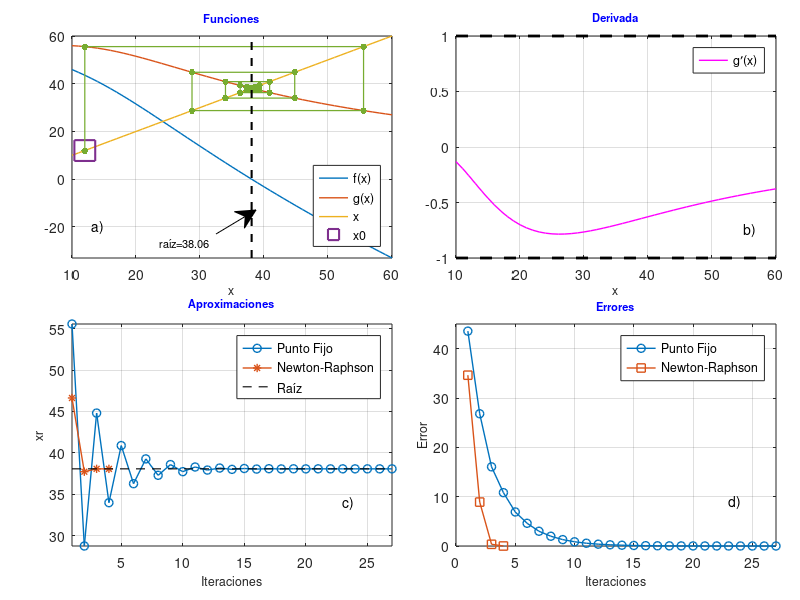

MATLAB code to generate this figure:
clear all
close all
clc
%% Funciones
x=10:1:60;
T=6;   %Periodo
d=5;   %Profundidad
fx=(9.8*T^2/(2*pi))*tanh((2*pi*d)./x)-x;
gx=(9.8*T^2/(2*pi))*tanh((2*pi*d)./x);
dg=(9.8*T^2/(2*pi))*(-2*pi*d./x.^2).*(sech((2*pi*d)./x).^2);

%% Newton-Raphson
x0=12;
tol=0.001;
iter=1;
ea=1;
while ea>tol 
    f  = (9.8*T^2/(2*pi))*tanh((2*pi*d)./x0)-x0;
    df = (9.8*T^2/(2*pi))*(-2*pi*d./x0.^2).*(sech((2*pi*d)./x0).^2)-1;
    xr = x0-(f/df);
    ea = abs(x0-xr);
      
    veceaN(iter)  = ea;
    vecxrN(iter)  = xr;
    vecitN(iter)  = iter;
    x0            = xr;
    iter          = iter+1;
end
%% Punto Fijo
x0=12;
ea=1;
iter=1;
xx(1)=x0;
yy(1)=x0;
while ea>tol
    
     xr =(9.8*T^2/(2*pi))*tanh((2*pi*d)./x0);
     ea= abs(x0-xr);
           
     veceapf(iter)=ea;
     vectxpf(iter)=xr;
     vecitpf(iter)=iter;
     xx(end+1)    =x0;
     yy(end+1)    =xr;
     x0           =xr;
     iter         =iter+1;
     xx(end+1)    =x0;
     yy(end+1)    =x0;
end
%% Figuras
figure (1)
clf
%axes position [left bottom width height]
axes('position',[0.09 0.57 0.4 0.37])
hold on
plot(x,fx,'Linewidth',1);
grid on, box on
title('Funciones','Color','b','Fontsize',8);
xlabel('x','Fontsize',9)
plot(x,gx,'Linewidth',1);
plot(x,x,'Linewidth',1);
plot(xx(1),yy(1),'s','markersize',15,'Linewidth',1.5);
plot(xx,yy,'.-','markersize',15,'Linewidth',0.9);
plot([1 1]*vectxpf(end),[fx(end) x(end)],'--k','Linewidth',1.5)
legend('f(x)','g(x)','x','x0','Location','southeast')
xn = [0.27 0.32];
yn = [0.61 0.65];
annotation('textarrow',xn,yn,'String','raíz=38.06 ','Fontsize',8)
str = {'a)'};
text(13,-20,str)
hold off
axis tight

axes('position',[0.57 0.57 0.4 0.37])
hold on
plot(x,dg,'m','Linewidth',1);
plot([x(1) x(end)],[1 1],'--k','Linewidth',2);
plot([x(1) x(end)],[-1 -1],'--k','Linewidth',2)
grid on, box on
title('Derivada','Color','b','Fontsize',8)
xlabel('x','Fontsize',9)
legend('g\prime(x)')
str = {'b)'};
text(55,-0.75,str)
hold off

axes('position',[0.09 0.09 0.4 0.37])
hold on
plot(vecitpf,vectxpf,'o-','Linewidth',1)
grid on, box on
plot(vecitN,vecxrN,'*-','Linewidth',1)
plot([vecitpf(1) vecitpf(end)],[1 1]*vectxpf(end),'--k','Linewidth',0.8);
axis tight
title('Aproximaciones','Color','b','Fontsize',8)
legend('Punto Fijo','Newton-Raphson','Raíz','Location','northeast')
xlabel('Iteraciones','Fontsize',9)
ylabel('xr','Fontsize',9)
str = {'c)'};
text(23,34,str)
hold off

axes('position',[0.57 0.09 0.4 0.37])
hold on
plot(vecitpf,veceapf,'o-','Linewidth',1)
plot(vecitN,veceaN,'s-','Linewidth',1)
grid on, box on
axis([0 27 0 45])
title('Errores','Color','b','Fontsize',8)
str = {'d)'};
text(23,9,str)
xlabel('Iteraciones','Fontsize',9)
ylabel('Error','Fontsize',9)
legend('Punto Fijo','Newton-Raphson','Location','northeast')
hold off


